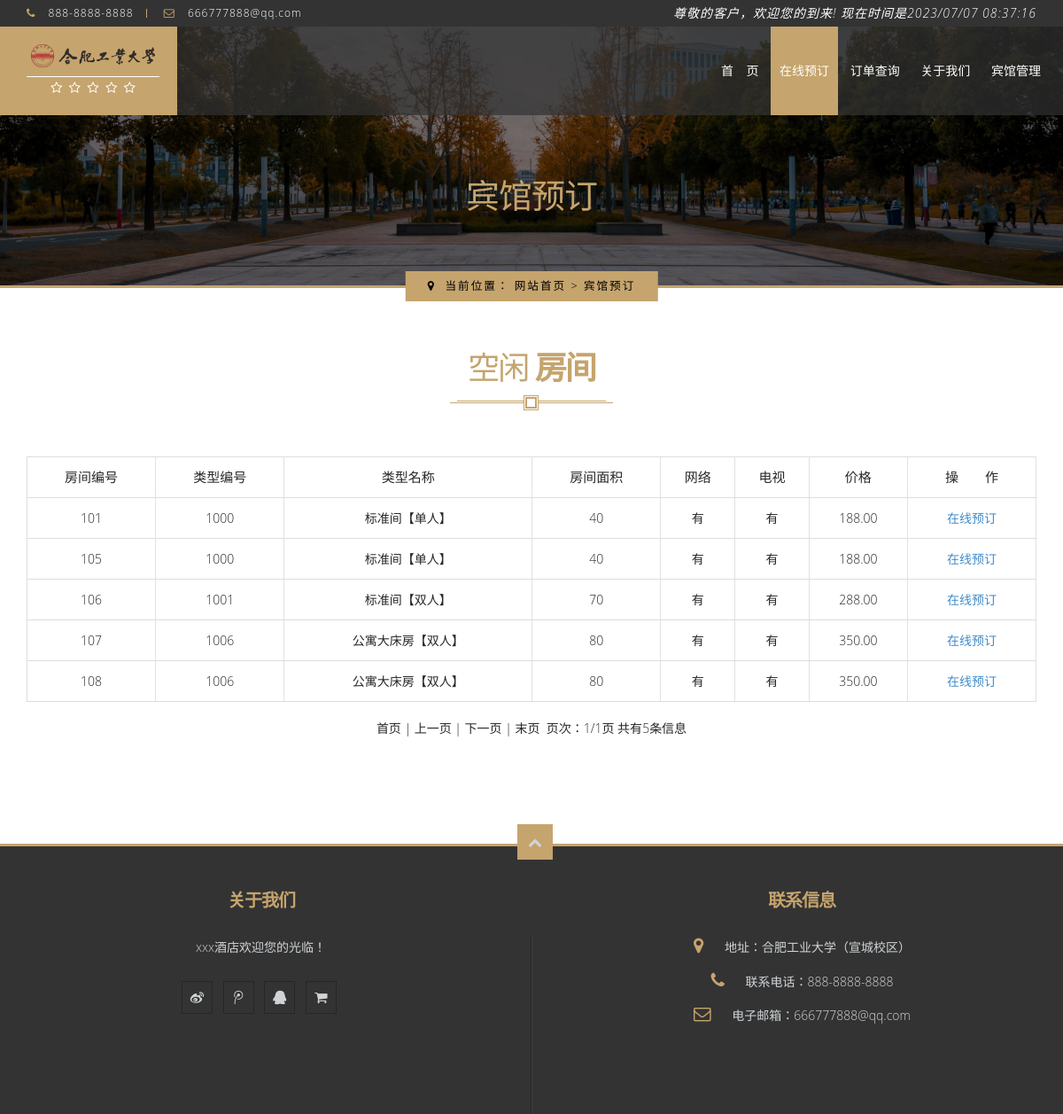
Before: /online_reserve.php with the older database file.
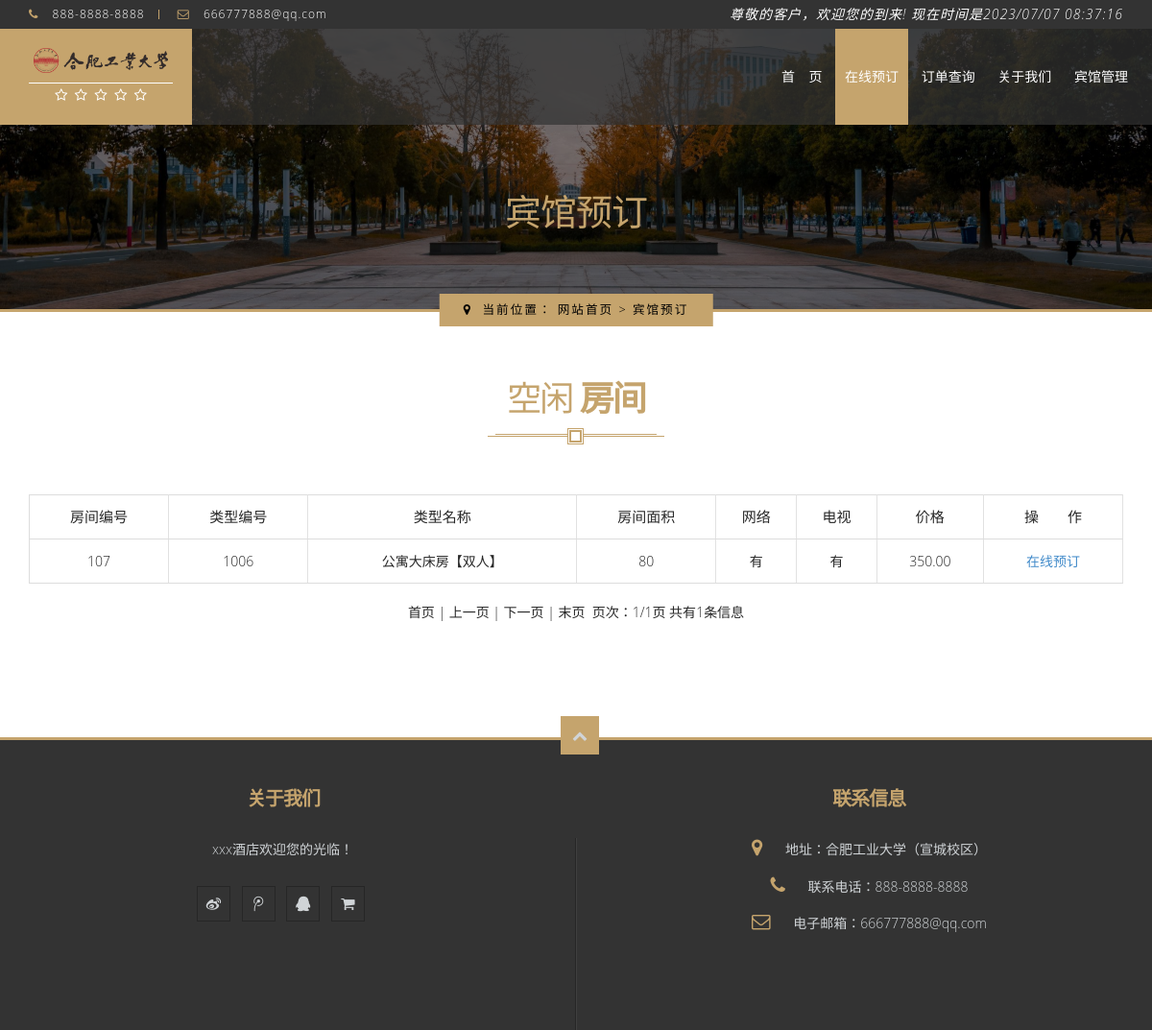
After: the same page with the newer database file.
### tables this page shows
CREATE TABLE `room` (
  `roomid` varchar(4) NOT NULL COMMENT '房间编号',
  `typeid` int NOT NULL COMMENT '类型标识',
  `status` char(1) NOT NULL COMMENT '是否入住',
  `remarks` varchar(500) DEFAULT NULL COMMENT '房间描述',
  `pic` varchar(100) NOT NULL COMMENT '房间图片',
  PRIMARY KEY (`roomid`),
  UNIQUE KEY `roomid` (`roomid`),
  KEY `FK_ROOM_TYPE` (`typeid`),
  CONSTRAINT `FK_ROOM_TYPE` FOREIGN KEY (`typeid`) REFERENCES `roomtype` (`typeid`)
);

CREATE TABLE `roomtype` (
  `typeid` int NOT NULL AUTO_INCREMENT COMMENT '类型标识',
  `typename` varchar(20) NOT NULL COMMENT '类型名称',
  `area` varchar(2) NOT NULL COMMENT '房间面积',
  `hasNet` char(1) NOT NULL DEFAULT '有' COMMENT '网络',
  `hasTV` char(1) NOT NULL DEFAULT '有' COMMENT '有线电视',
  `price` decimal(8,2) NOT NULL COMMENT '价格',
  `totalnum` int NOT NULL COMMENT '房间数量',
  `leftnum` int NOT NULL COMMENT '剩余数量',
  PRIMARY KEY (`typeid`)
);

### online_reserve.php (the view, shortened to what this page needs)
<!DOCTYPE html>
<html>
<head>
  <link href="css/font-awesome.css" rel="stylesheet" type="text/css" />
  <link href="css/styles.css" rel="stylesheet" type="text/css" />
  <link href="css/index.css" rel="stylesheet" type="text/css" />
</head>
<body class="homepage trans-header sticky white-datepicker">
  <div id="page-body-wrap">
    <div class="internal-page-title about-page">
      <h1>宾馆预订</h1>
      <ol class="breadcrumb">
        <li><i class="fa fa-map-marker"></i> &nbsp;<span>当前位置： <a href="index.php">网站首页</a> &gt <a href="online_reserve.php">宾馆预订</a></span></li>
      </ol>
    </div>
    <div id="booking-page-content">
      <div class="booking-container container">
        <div class="heading-box">
          <h2>空闲 <span>房间</span></h2>
        </div>
        <table class="result-tab" width="100%">
          <tr>
            <th class="tc">房间编号</th>
            <th class="tc">类型编号</th>
            <th class="tc">类型名称</th>
            <th class="tc">房间面积</th>
            <th class="tc">网络</th>
            <th class="tc">电视</th>
            <th class="tc">价格</th>
            <th class="tc">操&emsp;&emsp;作</th>
          </tr>
          <?php
          require("dbconnect.php");
          $pagesize = 10;
          $sql = "select a.roomid,b.typeid,b.typename,b.area,b.hasNet,b.hasTV,b.price from room a,roomtype b where a.typeid=b.typeid and a.status='否' and b.leftnum>0 and a.roomid not in (select roomid from orders where ostatus='是')";
          $rs = mysqli_query($db_link, $sql);
          $recordcount = mysqli_num_rows($rs);
          $pagecount = ($recordcount - 1) / $pagesize + 1;
          $pagecount = (int)$pagecount;
          $pageno = @$_GET["pageno"];
          if ($pageno == "") {
            $pageno = 1;
          }
          $startno = ($pageno - 1) * $pagesize;
          $sql = "select a.roomid,b.typeid,b.typename,b.area,b.hasNet,b.hasTV,b.price from room a,roomtype b where a.typeid=b.typeid and a.status='否' and b.leftnum>0 and a.roomid not in (select roomid from orders where ostatus='是') order by roomid asc limit $startno,$pagesize";
          $rs = mysqli_query($db_link, $sql);
          while ($rows = mysqli_fetch_assoc($rs)) {  ?>
            <tr>
              <td class='tc'><?php echo $rows["roomid"] ?></td>
              <td class='tc'><?php echo $rows["typeid"] ?></td>
              <td class='tc'><?php echo $rows["typename"] ?></td>
              <td class='tc'><?php echo $rows["area"] ?></td>
              <td class='tc'><?php echo $rows["hasNet"] ?></td>
              <td class='tc'><?php echo $rows["hasTV"] ?></td>
              <td class='tc'><?php echo $rows["price"] ?></td>
              <td class='tc'>
                <a href='online_order.php?orid=<?php echo $rows["roomid"] ?>' class='link-update'>在线预订</a>
              </td>
            </tr>
          <?php } ?>
        </table>
        <div class="list-page">
          <?php
          if ($pageno == 1) {
            if ($recordcount > $pagesize) {
              echo "首页 | 上一页 | <a href='?pageno=" . ($pageno + 1) . "'>下一页</a> | <a href='?pageno=" . $pagecount . "'>末页</a>";
            } else {
              echo "首页 | 上一页 | 下一页 | 末页";
            }
          } else if ($pageno == $pagecount) {
            echo "<a href='?pageno=1'>首页</a> | <a href='?pageno=" . ($pageno - 1) . "'>上一页</a> | 下一页 | 末页";
          } else {
            echo "<a href='?pageno=1'>首页</a> | <a href='?pageno=" . ($pageno - 1) . "'>上一页</a> | <a href='?pageno=" . ($pageno + 1) . "'>下一页</a> | <a href='?pageno=" . $pagecount . "'>末页</a>";
          }
          echo "&nbsp;&nbsp;页次：" . $pageno . "/" . $pagecount . "页&nbsp;共有" . $recordcount . "条信息";
          ?>
        </div>
      </div>
    </div>
  </div>
</body>
</html>

### css/index.css (style rules this page uses)
body { font-family: "Open Sans","Lobster",Raleway,Arial,Verdana,Helvetica,'Microsoft Yahei',Lato,sans-serif;font-size:14px;color:#282828; }
ul,li { list-style:none;margin:0;padding:0; }
a { outline:none!important;color:#282828; }
.color-title a { color:#c5a46d; }
#main-header #top-logo { width:100%; }
#main-header #top-logo .title { margin:10px 20px 2px;padding-bottom:6px; }
#top-logo img { max-height:60px;max-width:140px; }
.heading-box { margin:40px 0; }
.heading-box h2 { font-size:36px; }
#top-footer { padding:40px 0 0; }
#top-footer h4 { font-size:20px;font-weight:bold;margin-bottom:30px;text-align: center; }
#top-footer .widget-content .f-about,#top-footer .widget-content .f-about p { line-height:1.66; }
#top-footer .widget-content .f-about p { margin-bottom:0; }
#top-footer .widget-content ul.social-icons { margin-top:22px;margin-left:-4px; }
#top-footer .widget-content ul li { line-height:1.66; }
.internal-page-title { padding:170px 0 80px; }
.internal-page-title .breadcrumb { font-size:0.9em; }
.internal-page-title:before { background-color:rgba(0, 0, 0, 0.55); }
.widget ul li:before { display:none; }
.widget ul { list-style: none; margin: 0; }
.breadcrumb { background: none;border-radius: 0;padding: 4px 0;margin: 39px 0px 0px; }
.result-tab { border-collapse:collapse;border: 1px solid #ddd; }
.result-tab th { font-weight: normal;font-size: 15px;text-align: left; }
.result-tab th,.result-tab td { padding:5px;border-bottom: 1px solid #ddd;border-right: 1px solid #e1e1e1; }
.result-tab tr { line-height:35px; }
.result-tab th.tc,.result-tab td.tc { text-align: center; }
.result-tab tr:nth-child(odd) { background: #fff; }
.link-update { color:#428bca; }
.list-page { padding:20px 0;text-align:center; }

### online_reserve.php (style rules this page uses)
#top-footer { margin-top: 100px; }

Changed rows visible on the page:
no longer on this page (row edited): room: roomid "101", typeid.typeid "1000", typeid.typename "标准间【单人】", typeid.area "40", typeid.hasNet "有", typeid.hasTV "有", typeid.price "188.00"
no longer on this page (row unchanged): room: roomid "105", typeid.typeid "1000", typeid.typename "标准间【单人】", typeid.area "40", typeid.hasNet "有", typeid.hasTV "有", typeid.price "188.00"
no longer on this page (row unchanged): room: roomid "106", typeid.typeid "1001", typeid.typename "标准间【双人】", typeid.area "70", typeid.hasNet "有", typeid.hasTV "有", typeid.price "288.00"
removed room: roomid "108", typeid.typeid "1006", typeid.typename "公寓大床房【双人】", typeid.area "80", typeid.hasNet "有", typeid.hasTV "有", typeid.price "350.00"
Other visible differences:
$recordcount: "5" → "1"
